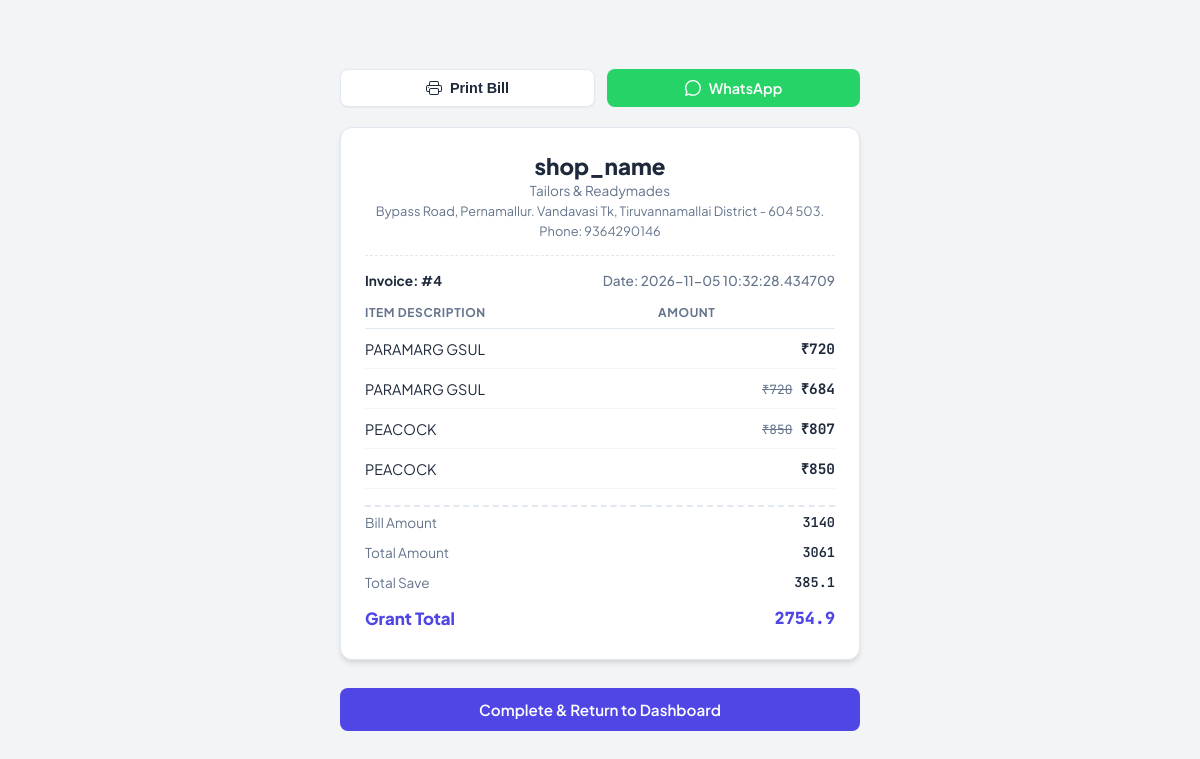
Page /bill_show_page/4 on the committed database.
### models.py (models this page shows, shortened)
class ShopDealer(UserMixin,db.Model) :
    id = db.Column(db.Integer, primary_key=True)
    shop_username = db.Column(db.String(150), unique=True, nullable=False)
    password = db.Column(db.String(150), nullable=False)
    shop_name = db.Column(db.String(150),nullable=False)
    shop_title = db.Column(db.String(150),nullable=False)
    shop_location = db.Column(db.String(150),nullable=False)
    shop_phone_number = db.Column(db.String(10),nullable=False)
    shop_gst_number = db.Column(db.String(15),default=None)

class Billing(db.Model) :
    id = db.Column(db.Integer,primary_key=True)
    customer_no = db.Column(db.String(10))
    customer_name = db.Column(db.String(100))
    customer_address = db.Column(db.String(100), nullable=True)
    billing_amount = db.Column(db.Integer)
    grant_total = db.Column(db.Integer)
    applies_discount_amount = db.Column(db.Integer, default=0)
    overall_discount_amount = db.Column(
        db.Integer,
        db.Computed("billing_amount - applies_discount_amount")
    )
    total_quantity = db.Column(db.Integer)
    billing_date = db.Column(db.DateTime, default=datetime.utcnow)
    billing_products = db.relationship('SelledProduct', backref='billing', lazy=True)

class Product(db.Model) :
    id = db.Column(db.Integer,primary_key=True)
    billing_id = db.Column(db.Integer, db.ForeignKey('billing.id'), nullable=True)
    product_name = db.Column(db.String(100))
    product_id = db.Column(db.String(100), nullable=True)
    product_selling_amount = db.Column(db.Integer)
    product_raw_amount = db.Column(db.Integer,nullable=True)
    backup_product_selling_amount = db.Column(db.Integer, nullable=True,default=None)  # New field to store the original selling amount for discount restoration
    backup_product_raw_amount = db.Column(db.Integer, default=None,nullable=True)  # New field to store the original raw amount for discount restoration
    discount = db.Column(db.Integer,nullable=True)
    product_location = db.Column(db.String(100),nullable=True,default=None)
    product_entry_date = db.Column(db.String(100),nullable=True)
    product_exit_date = db.Column(db.DateTime, default=None,nullable=True)
    customer_phone_number = db.Column(db.String(10), db.ForeignKey('customer.customer_phone_number'), default=None, nullable=True)
    status = db.Column(db.String(20), default='active')  # active, sold, expired, etc.

### app.py (the view)
@app.route('/bill_show_page/<int:billing_id>')
def bill_show_page(billing_id):
    billing = Billing.query.get_or_404(billing_id)
    selled = SelledProduct.query.filter_by(billing_id=billing_id)
    shop = ShopDealer.query.all()
    products = Product.query.filter_by(billing_id=billing_id)
    return render_template('bill_show_page.html', billing=billing,selled=selled,shop=shop,products=products)

### templates/bill_show_page.html (shortened to what this page needs)
<!DOCTYPE html>
<html lang="en">
  <head>
  </head>
  <body>
    <div class="container">
      <div class="action-panel">
        <button class="btn print-btn" onclick="window.print()">
          Print Bill
        </button>
        <a href="/whatsapp_bill/{{ billing.id }}" class="btn whatsapp-btn">
          WhatsApp
        </a>
      </div>
      <div class="receipt-card">
        <header class="shop-header">
          {% for s in shop %}
            <h1 class="shop-name">{{ s.shop_name }}</h1>
            <p class="shop-title">{{ s.shop_title }}</p>
            <p class="shop-details">{{ s.shop_location }}</p>
            <p class="shop-details">Phone: {{ s.shop_phone_number }}</p>
          {% endfor %}
        </header>
        <div class="invoice-meta">
          <div class="meta-group">
            <span class="invoice-id">Invoice: #{{ billing.id }}</span>
          </div>
          <div class="meta-group text-right">
            <span>Date: {{ billing.billing_date }}</span>
          </div>
        </div>
        <table class="items-table">
          <thead>
            <tr>
              <th>Item Description</th>
              <th class="text-right">Amount</th>
            </tr>
          </thead>
          <tbody>
            {% for p in products %}
              <tr>
                <td>{{ p.product_name }}</td>
                <td class="text-right">
                  {% if p.backup_product_selling_amount == p.product_selling_amount %}
                    <span class="price-current">₹{{ p.backup_product_selling_amount }}</span>
                  {% else %}
                    <span class="price-strike">₹{{ p.backup_product_selling_amount }}</span>
                    <span class="price-current">₹{{ p.product_selling_amount }}</span>
                  {% endif %}
                </td>
              </tr>
            {% endfor %}
          </tbody>
        </table>
        <table>
          {% if billing.billing_amount != billing.applies_discount_amount %}
            <tr>
              <td>Bill Amount</td>
              <td>{{ billing.billing_amount }}</td>
            </tr>
            <tr>
              <td>Total Amount</td>
              <td>{{ billing.applies_discount_amount }}</td>
            </tr>
            <tr>
              <td>Total Save</td>
              <td>{{ (billing.billing_amount - billing.grant_total)|round(1) }}</td>
            </tr>
            <tr>
              <td>Grant Total</td>
              <td>{{ billing.grant_total }}</td>
            </tr>
          {% endif %}
        </table>
      </div>
      <div class="nav-actions">
        <a href="/shop_dashboard" class="btn complete-btn">Complete & Return to Dashboard</a>
      </div>
    </div>
  </body>
</html>

### templates/bill_show_page.html (style rules this page uses)
:root { --bg-color: #f3f4f6; --card-bg: #ffffff; --text-primary: #1e293b; --text-muted: #64748b; --border-color: #e2e8f0; --primary-color: #4f46e5; --primary-hover: #4338ca; --whatsapp-color: #25d366; --whatsapp-hover: #1da851; --font-sans: 'Plus Jakarta Sans', -apple-system, BlinkMacSystemFont, sans-serif; --font-mono: 'JetBrains Mono', monospace; }
* { box-sizing: border-box; margin: 0; padding: 0; }
body { font-family: var(--font-sans); background-color: var(--bg-color); color: var(--text-primary); display: flex; justify-content: center; align-items: center; min-height: 100vh; padding: 20px; }
.container { width: 100%; max-width: 520px; display: flex; flex-direction: column; gap: 20px; }
.action-panel { display: flex; gap: 12px; }
.btn { flex: 1; display: inline-flex; align-items: center; justify-content: center; gap: 8px; padding: 10px 16px; font-size: 0.9rem; font-weight: 600; border-radius: 8px; text-decoration: none; cursor: pointer; transition: all 0.2s ease; border: none; }
.print-btn { background-color: #ffffff; color: var(--text-primary); border: 1px solid var(--border-color); box-shadow: 0 1px 2px rgba(0, 0, 0, 0.05); }
.whatsapp-btn { background-color: var(--whatsapp-color); color: #ffffff; }
.complete-btn { width: 100%; background-color: var(--primary-color); color: #ffffff; padding: 12px; font-size: 0.95rem; }
.receipt-card { background: var(--card-bg); border-radius: 12px; padding: 24px; box-shadow: 0 4px 6px -1px rgba(0, 0, 0, 0.1), 0 2px 4px -1px rgba(0, 0, 0, 0.06); border: 1px solid var(--border-color); }
.shop-header { text-align: center; border-bottom: 1px dashed var(--border-color); padding-bottom: 16px; margin-bottom: 16px; }
.shop-name { font-size: 1.4rem; font-weight: 800; color: var(--text-primary); }
.shop-title { font-size: 0.85rem; color: var(--text-muted); margin-top: 2px; }
.shop-details { font-size: 0.8rem; color: var(--text-muted); margin-top: 4px; }
.invoice-meta { display: flex; justify-content: space-between; font-size: 0.85rem; color: var(--text-muted); margin-bottom: 16px; font-weight: 500; }
.invoice-id { font-weight: 700; color: var(--text-primary); }
.text-right { text-align: right; }
table { width: 100%; border-collapse: collapse; }
.items-table { margin-bottom: 16px; }
.items-table th { text-align: left; font-size: 0.75rem; text-transform: uppercase; letter-spacing: 0.05em; color: var(--text-muted); border-bottom: 1px solid var(--border-color); padding-bottom: 8px; }
.items-table td { padding: 10px 0; font-size: 0.9rem; border-bottom: 1px solid #f1f5f9; }
.price-current { font-family: var(--font-mono); font-weight: 700; }
.price-strike { font-family: var(--font-mono); text-decoration: line-through; color: var(--text-muted); font-size: 0.8rem; margin-right: 6px; }
.receipt-card table:last-of-type { border-top: 2px dashed var(--border-color); padding-top: 12px; }
.receipt-card table:last-of-type td { padding: 6px 0; font-size: 0.85rem; color: var(--text-muted); }
.receipt-card table:last-of-type td:last-child { text-align: right; font-family: var(--font-mono); font-weight: 600; color: var(--text-primary); }
.receipt-card table:last-of-type tr:last-child td { font-size: 1.05rem; font-weight: 800; color: var(--primary-color); padding-top: 10px; }
.nav-actions { margin-top: 8px; }

### rows in the picture
ShopDealer: shop_name "shop_name", shop_title "Tailors & Readymades", shop_location "Bypass Road, Pernamallur. Vandavasi Tk, Tiruvannamallai District - 604 503.", shop_phone_number "9364290146"
Billing: id "4", billing_date "2026-11-05 10:32:28.434709", billing_amount "3140", applies_discount_amount "3061", (billing.billing_amount-billing.grant_total)|round(1) "385.1", grant_total "2754.9"
Product: product_name "PARAMARG GSUL", backup_product_selling_amount "720"
Product: product_name "PARAMARG GSUL", backup_product_selling_amount "720", product_selling_amount "684"
Product: product_name "PEACOCK", backup_product_selling_amount "850", product_selling_amount "807"
Product: product_name "PEACOCK", backup_product_selling_amount "850"
